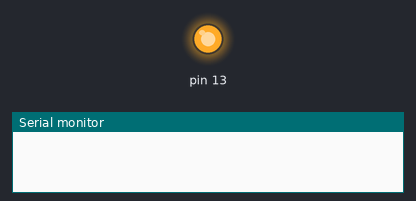
A sketch run on a simulated Arduino Uno, built with avr-gcc and run on an emulated ATmega328P. On the bench: output pins drawn as LEDs (lit = HIGH), the last lines printed to the serial monitor.

Above: at 1.5 s.
At 4.5 s:
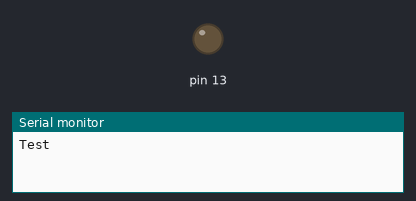
Timing chart, 0 to 7.8 s (numbered marks = the images above):
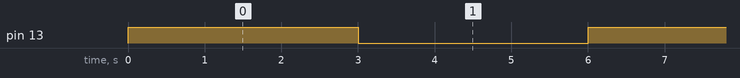

Measured:
- by itself, pin 13: alternates HIGH for 3.0 s and LOW for 3.0 s

The sketch:

BlinkTest.ino
```cpp
void setup() {
  // put your setup code here, to run once:
  pinMode(13, OUTPUT);
  Serial.begin(9600);
}

void loop() {
  // put your main code here, to run repeatedly:
  digitalWrite(13, HIGH);
  delay(3000);
  Serial.print("Test");
  digitalWrite(13,LOW);
  delay(3000);
}
```
